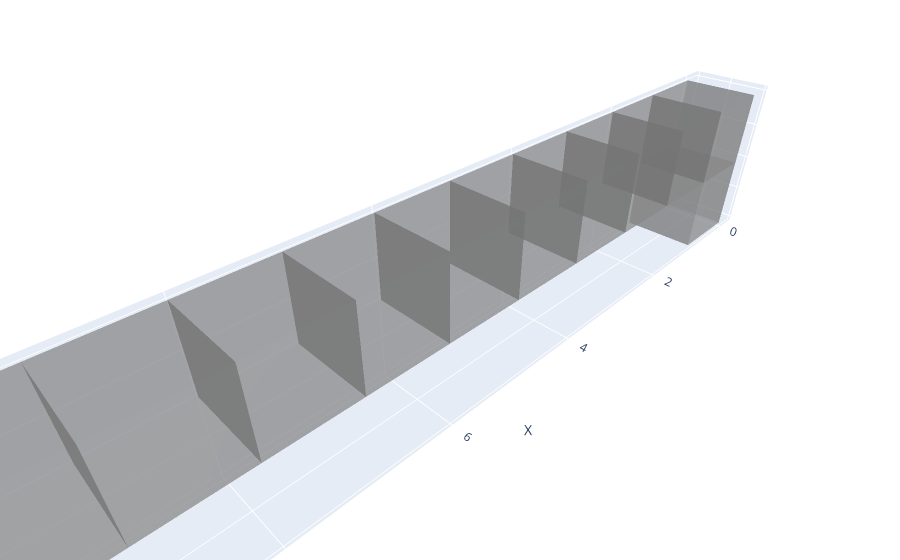

This figure's notebook cell:
### Code cell
# ---------------------------------------------------------------------------
# Unstable example
# ---------------------------------------------------------------------------
# Same idea as above, but the beam extends one block further (x = 10).
# Overhang length from x=0 to x=10 -> span = 10 (> stone limit 9).

unstable_coords = [
    # vertical support column (2 blocks high)
    {"x": 0, "y": 0, "z": 0, "material": "stone"},
    {"x": 0, "y": 1, "z": 0, "material": "stone"},
]

# horizontal beam from x = 1 to x = 10 at y = 1
unstable_coords += [
    {"x": x, "y": 1, "z": 0, "material": "stone"}
    for x in range(1, 11)  # 1..10 inclusive
]

assert False == are_all_blocks_supported(unstable_coords)
plotly_blocks.plot(unstable_coords)

### Figure 1 — Plotly figure (JSON) as saved in the notebook; plotly's stock layout.template omitted (floating-point values rounded to 4 significant figures; data arrays with more than 128 entries replaced by an {"elided": "..."} marker saying what was removed)
{"data": [{"facecolor": {"elided": "144 str values"}, "flatshading": true, "i": {"elided": "144 int values"}, "j": {"elided": "144 int values"}, "k": {"elided": "144 int values"}, "opacity": 0.5, "type": "mesh3d", "x": [0, 1, 1, 0, 0, 1, 1, 0, 0, 1, 1, 0, 0, 1, 1, 0, 1, 2, 2, 1, 1, 2, 2, 1, 2, 3, 3, 2, 2, 3, 3, 2, 3, 4, 4, 3, 3, 4, 4, 3, 4, 5, 5, 4, 4, 5, 5, 4, 5, 6, 6, 5, 5, 6, 6, 5, 6, 7, 7, 6, 6, 7, 7, 6, 7, 8, 8, 7, 7, 8, 8, 7, 8, 9, 9, 8, 8, 9, 9, 8, 9, 10, 10, 9, 9, 10, 10, 9, 10, 11, 11, 10, 10, 11, 11, 10], "y": [0, 0, 0, 0, 1, 1, 1, 1, 0, 0, 0, 0, 1, 1, 1, 1, 0, 0, 0, 0, 1, 1, 1, 1, 0, 0, 0, 0, 1, 1, 1, 1, 0, 0, 0, 0, 1, 1, 1, 1, 0, 0, 0, 0, 1, 1, 1, 1, 0, 0, 0, 0, 1, 1, 1, 1, 0, 0, 0, 0, 1, 1, 1, 1, 0, 0, 0, 0, 1, 1, 1, 1, 0, 0, 0, 0, 1, 1, 1, 1, 0, 0, 0, 0, 1, 1, 1, 1, 0, 0, 0, 0, 1, 1, 1, 1], "z": [0, 0, 1, 1, 0, 0, 1, 1, 1, 1, 2, 2, 1, 1, 2, 2, 1, 1, 2, 2, 1, 1, 2, 2, 1, 1, 2, 2, 1, 1, 2, 2, 1, 1, 2, 2, 1, 1, 2, 2, 1, 1, 2, 2, 1, 1, 2, 2, 1, 1, 2, 2, 1, 1, 2, 2, 1, 1, 2, 2, 1, 1, 2, 2, 1, 1, 2, 2, 1, 1, 2, 2, 1, 1, 2, 2, 1, 1, 2, 2, 1, 1, 2, 2, 1, 1, 2, 2, 1, 1, 2, 2, 1, 1, 2, 2]}], "layout": {"legend": {"itemsizing": "constant"}, "margin": {"b": 0, "l": 0, "r": 0, "t": 40}, "scene": {"aspectmode": "data", "xaxis": {"title": {"text": "X"}}, "yaxis": {"title": {"text": "Z"}}, "zaxis": {"title": {"text": "Y (Height)"}}}, "title": {"text": ""}}}
